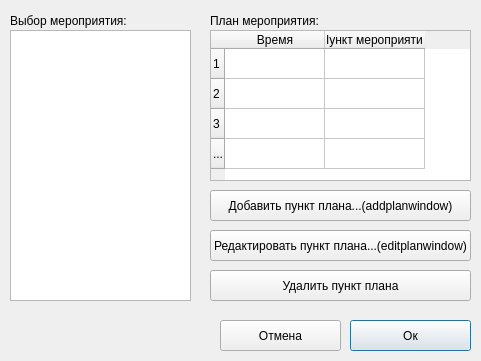
<?xml version="1.0" encoding="UTF-8"?>
<ui version="4.0">
 <class>PlanWindow</class>
 <widget class="QDialog" name="PlanWindow">
  <property name="geometry">
   <rect>
    <x>0</x>
    <y>0</y>
    <width>481</width>
    <height>361</height>
   </rect>
  </property>
  <property name="windowTitle">
   <string>Dialog</string>
  </property>
  <widget class="QListView" name="listView">
   <property name="geometry">
    <rect>
     <x>10</x>
     <y>30</y>
     <width>181</width>
     <height>271</height>
    </rect>
   </property>
  </widget>
  <widget class="QPushButton" name="pushButton_2">
   <property name="geometry">
    <rect>
     <x>350</x>
     <y>320</y>
     <width>121</width>
     <height>31</height>
    </rect>
   </property>
   <property name="cursor">
    <cursorShape>PointingHandCursor</cursorShape>
   </property>
   <property name="text">
    <string>Ок</string>
   </property>
  </widget>
  <widget class="QPushButton" name="pushButton_3">
   <property name="geometry">
    <rect>
     <x>220</x>
     <y>320</y>
     <width>121</width>
     <height>31</height>
    </rect>
   </property>
   <property name="cursor">
    <cursorShape>PointingHandCursor</cursorShape>
   </property>
   <property name="text">
    <string>Отмена</string>
   </property>
  </widget>
  <widget class="QLabel" name="label">
   <property name="geometry">
    <rect>
     <x>10</x>
     <y>10</y>
     <width>181</width>
     <height>21</height>
    </rect>
   </property>
   <property name="text">
    <string>Выбор мероприятия:</string>
   </property>
  </widget>
  <widget class="QTableWidget" name="tableWidget">
   <property name="geometry">
    <rect>
     <x>210</x>
     <y>30</y>
     <width>261</width>
     <height>151</height>
    </rect>
   </property>
   <row>
    <property name="text">
     <string>1</string>
    </property>
   </row>
   <row>
    <property name="text">
     <string>2</string>
    </property>
   </row>
   <row>
    <property name="text">
     <string>3</string>
    </property>
   </row>
   <row>
    <property name="text">
     <string>...</string>
    </property>
   </row>
   <column>
    <property name="text">
     <string>Время</string>
    </property>
   </column>
   <column>
    <property name="text">
     <string>Пункт мероприятия</string>
    </property>
   </column>
  </widget>
  <widget class="QLabel" name="label_2">
   <property name="geometry">
    <rect>
     <x>210</x>
     <y>10</y>
     <width>261</width>
     <height>21</height>
    </rect>
   </property>
   <property name="text">
    <string>План мероприятия:</string>
   </property>
  </widget>
  <widget class="QPushButton" name="pushButton">
   <property name="geometry">
    <rect>
     <x>210</x>
     <y>190</y>
     <width>261</width>
     <height>31</height>
    </rect>
   </property>
   <property name="text">
    <string>Добавить пункт плана...(addplanwindow)</string>
   </property>
  </widget>
  <widget class="QPushButton" name="pushButton_4">
   <property name="geometry">
    <rect>
     <x>210</x>
     <y>230</y>
     <width>261</width>
     <height>31</height>
    </rect>
   </property>
   <property name="text">
    <string>Редактировать пункт плана...(editplanwindow)</string>
   </property>
  </widget>
  <widget class="QPushButton" name="pushButton_5">
   <property name="geometry">
    <rect>
     <x>210</x>
     <y>270</y>
     <width>261</width>
     <height>31</height>
    </rect>
   </property>
   <property name="text">
    <string>Удалить пункт плана</string>
   </property>
  </widget>
 </widget>
 <resources/>
 <connections/>
</ui>
